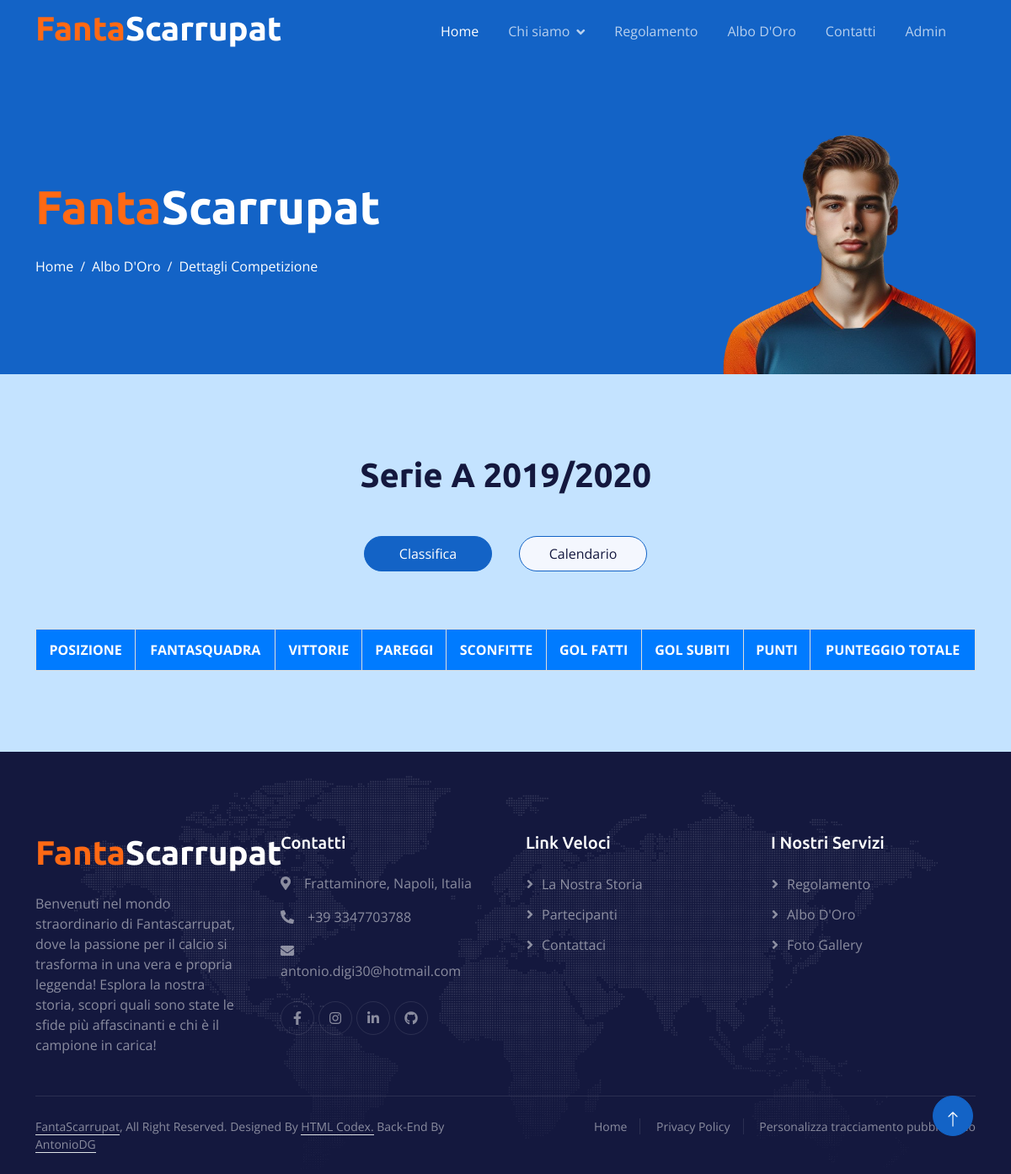
Screenshot of /dettagliCompetizione.php?id_competizione=4 with the database file from the repository.
### tables this page shows
CREATE TABLE competizione_disputata (
                                      id_competizione_disputata INT PRIMARY KEY AUTO_INCREMENT NOT NULL,
                                      nome_competizione VARCHAR(100) NOT NULL,
                                      anno INT NOT NULL,
                                      vincitore VARCHAR(100),
                                      FOREIGN KEY (nome_competizione) REFERENCES competizione(nome_competizione),
                                      FOREIGN KEY (vincitore) REFERENCES fantasquadra(nome_fantasquadra)
);

### dettagliCompetizione.php (the view, shortened to what this page needs)
<!DOCTYPE html>
<html lang="en">
<head>
  <link href="https://cdnjs.cloudflare.com/ajax/libs/font-awesome/5.10.0/css/all.min.css" rel="stylesheet">
  <link href="https://cdn.jsdelivr.net/npm/bootstrap-icons@1.4.1/font/bootstrap-icons.css" rel="stylesheet">
  <link href="lib/animate/animate.min.css" rel="stylesheet">
  <link href="lib/owlcarousel/assets/owl.carousel.min.css" rel="stylesheet">
  <link href="css/bootstrap.min.css" rel="stylesheet">
  <link href="css/style.css" rel="stylesheet">
  <link href="css/ClassificaCompetizione.css" rel="stylesheet">
  <link href="css/TabelloneTorneo.css" rel="stylesheet">
  <link href="css/CalendarioPartite.css" rel="stylesheet">
</head>
<body>
<?php
global $tipologia_competizione;
global $anno;
$id_competizione = $_GET['id_competizione'];;
include 'php/contVisual.php';
$query1 = "SELECT * FROM competizione_disputata WHERE id_competizione_disputata = $id_competizione";
$result1 = $conn->query($query1);
if ($result1->num_rows > 0) {
  while ($row1 = $result1->fetch_assoc()) {
    $nome_competizione = $row1['nome_competizione'];
    $anno = $row1['anno'];
  }
  $query2 = "SELECT tipologia FROM competizione
                 WHERE nome_competizione IN (SELECT nome_competizione FROM competizione_disputata
                                              WHERE nome_competizione = '$nome_competizione')";
  $result2 = $conn->query($query2);
  if ($result2->num_rows > 0) {
    while ($row2 = $result2->fetch_assoc()) {
      $tipologia_competizione = $row2["tipologia"];
    }
  }
}
?>
<div class="container-fluid pt-5 bg-primary hero-header">
  <div class="container pt-5">
    <div class="row g-5 pt-5">
      <div class="col-lg-6 align-self-center text-center text-lg-start mb-lg-5">
        <h1 class="display-4 text-white mb-4 animated slideInRight">
          <span class="text-color1">Fanta</span><span class="text-color2">Scarrupat</span>
        </h1>
        <nav aria-label="breadcrumb">
          <ol class="breadcrumb justify-content-center justify-content-lg-start mb-0">
            <li class="breadcrumb-item"><a class="text-white" href="index.php">Home</a></li>
            <li class="breadcrumb-item"><a class="text-white" href="alboDOro.php">Albo D'Oro</a></li>
            <li class="breadcrumb-item text-white active" aria-current="page">Dettagli Competizione</li>
          </ol>
        </nav>
      </div>
      <div class="col-lg-6 align-self-end text-center text-lg-end">
        <img class="img-fluid" src="img/player_mezzo_busto.png" alt="" style="max-height: 300px;">
      </div>
    </div>
  </div>
</div>
<div class="container-fluid destination py-5">
  <div class="container py-5">
    <div class="mx-auto text-center mb-5" style="max-width: 900px;">
      <div class="text-center mx-auto mb-5 wow fadeInUp" data-wow-delay="0.1s" style="max-width: 500px;">
        <h1 class="display-6 mb-5"><?php echo $nome_competizione, " ", $anno-1, "/", $anno; ?></h1>
      </div>
    </div>
    <div class="tab-class text-center">
      <ul class="nav nav-pills d-inline-flex justify-content-center mb-5">
        <?php
          if ($tipologia_competizione == "A Calendario") {
        ?>
        <li class="nav-item">
          <a class="d-flex mx-3 py-2 border border-primary bg-light rounded-pill active" data-bs-toggle="pill" href="#Classifica">
            <span class="text-dark" style="width: 150px;">Classifica</span>
          </a>
        </li>
        <li class="nav-item">
          <a class="d-flex py-2 mx-3 border border-primary bg-light rounded-pill" data-bs-toggle="pill" href="#Calendario">
            <span class="text-dark" style="width: 150px;">Calendario</span>
          </a>
        </li>
        <?php
          } else if ($tipologia_competizione == "A Gruppi") {
        ?>
        <li class="nav-item">
          <a class="d-flex mx-3 py-2 border border-primary bg-light rounded-pill active" data-bs-toggle="pill" href="#Classifica">
            <span class="text-dark" style="width: 150px;">Classifica</span>
          </a>
        </li>
        <li class="nav-item">
          <a class="d-flex py-2 mx-3 border border-primary bg-light rounded-pill" data-bs-toggle="pill" href="#Tabellone">
            <span class="text-dark" style="width: 150px;">Tabellone</span>
          </a>
        </li>
        <li class="nav-item">
          <a class="d-flex py-2 mx-3 border border-primary bg-light rounded-pill" data-bs-toggle="pill" href="#Calendario">
            <span class="text-dark" style="width: 150px;">Calendario</span>
          </a>
        </li>
        <?php
          }
        ?>
      </ul>
      <div class="tab-content">
        <div id="Classifica" class="tab-pane fade show p-0 active">
          <?php
          if ($tipologia_competizione == "A Calendario") {
            generaClassifica();
          } else if ($tipologia_competizione == "A Gruppi") {
            $sql = "SELECT DISTINCT girone from partita_avvessario WHERE id_competizione_disputata = $id_competizione AND girone IS NOT NULL";
            $result = $conn->query($sql);
            if ($result->num_rows > 0) {
              while ($row = $result->fetch_assoc()) {
                $girone = $row["girone"];
                $sql = "SELECT * FROM partita_avvessario WHERE id_competizione_disputata = $id_competizione AND girone = '$girone'";
                generaClassifica();
              }
            }
          }
          function generaClassifica() {
          ?>
          <div class="row">
            <div class="col-md-12">
              <div class="table-responsive">
                <table class="classifica-table">
                  <thead>
                  <tr>
                    <th>Posizione</th>
                    <th colspan="2">FantaSquadra</th>
                    <th>Vittorie</th>
                    <th>Pareggi</th>
                    <th>Sconfitte</th>
                    <th>Gol Fatti</th>
                    <th>Gol Subiti</th>
                    <th>Punti</th>
                    <th>Punteggio Totale</th>
                  </tr>
                  </thead>
                </table>
              </div>
            </div>
          </div>
            <?php
          }
          ?>
        </div>
      </div>
    </div>
  </div>
</div>
<a href="#" class="btn btn-lg btn-primary btn-lg-square back-to-top pt-2"><i class="bi bi-arrow-up"></i></a>
</body>
</html>

### css/style.css (style rules this page uses)
:root { --primary: #1363C6; --secondary: #15ACE1; --light: #F4F7FE; --dark: #14183E; }
.text-color1 { color: #FF6914; }
.text-color2 { color: #FFFFFF; }
.back-to-top { position: fixed; display: none; right: 45px; bottom: 45px; z-index: 99; }
h1, h2, h3, .fw-bold { font-weight: 700 !important; }
h4, h5, h6, .fw-medium { font-weight: 500 !important; }
.btn { font-weight: 500; transition: .5s; }
.btn-lg-square { width: 48px; height: 48px; }
.btn-square, .btn-sm-square, .btn-lg-square { padding: 0; display: flex; align-items: center; justify-content: center; font-weight: normal; border-radius: 50px; }
* { box-sizing: border-box; }
.destination .tab-class .nav-item { padding: 0 0 20px 0; }
.destination .tab-class .nav-item a.active { background: var(--bs-primary) !important; }
.destination .tab-class .nav-item a.active span { color: var(--bs-white) !important; }
.sticky-top { top: -150px; transition: .5s; }
.navbar { padding: 11px 0 !important; height: 75px; }
.navbar .navbar-nav .nav-link { margin-right: 35px; padding: 0; color: rgba(255, 255, 255, .7); outline: none; }
.navbar .navbar-nav .nav-link:hover, .navbar .navbar-nav .nav-link.active { color: rgba(255, 255, 255, 1); }
.navbar .dropdown-toggle::after { border: none; content: "\f107"; font-family: "Font Awesome 5 Free"; font-weight: 900; vertical-align: middle; margin-left: 8px; }
.hero-header { margin-top: -75px; background-size: cover; }
.hero-header .breadcrumb-item+.breadcrumb-item::before { color: var(--light); }
.footer { background: url(../img/footer.png) center center no-repeat; background-size: contain; }
.footer .btn.btn-social { margin-right: 5px; width: 40px; height: 40px; display: flex; align-items: center; justify-content: center; color: rgba(255,255,255,.5); border: 1px solid rgba(256, 256, 256, .1); border-radius: 40px; transition: .3s; }
.footer .btn.btn-link { display: block; margin-bottom: 10px; padding: 0; text-align: left; color: rgba(255,255,255,.5); font-weight: normal; transition: .3s; }
.footer .btn.btn-link::before { position: relative; content: "\f105"; font-family: "Font Awesome 5 Free"; font-weight: 900; margin-right: 10px; }
.footer .copyright { padding: 25px 0; font-size: 14px; border-top: 1px solid rgba(256, 256, 256, .1); }
.footer .copyright a { color: rgba(255,255,255,.5); }
.footer .footer-menu a { margin-right: 15px; padding-right: 15px; border-right: 1px solid rgba(255, 255, 255, .1); }
.footer .footer-menu a:last-child { margin-right: 0; padding-right: 0; border-right: none; }

### css/ClassificaCompetizione.css (style rules this page uses)
.classifica-table { border-collapse: collapse; width: 100%; border: 1px solid #ddd; }
.classifica-table th, .classifica-table td { border: 1px solid #ddd; padding: 12px; text-align: center; }
.classifica-table th { background-color: #007bff; font-weight: bold; color: #ffffff; text-transform: uppercase; }

### css/TabelloneTorneo.css (style rules this page uses)
:root { --color-theme: #488bf4; --color-heading: #363636; --color-content: #858585; --color-background: #f0f2f2; --color-footer: black; --color-news: #4549a8; --color-community: #dc563f; --color-release: #60c645; --color-border: #c0c0c8; --primary: #1363C6; --secondary: #15ACE1; --light: #F4F7FE; --dark: #14183E; }

### rows the page displays
competizione_disputata: nome_competizione "Serie A", $anno-1 "2019", anno "2020"
